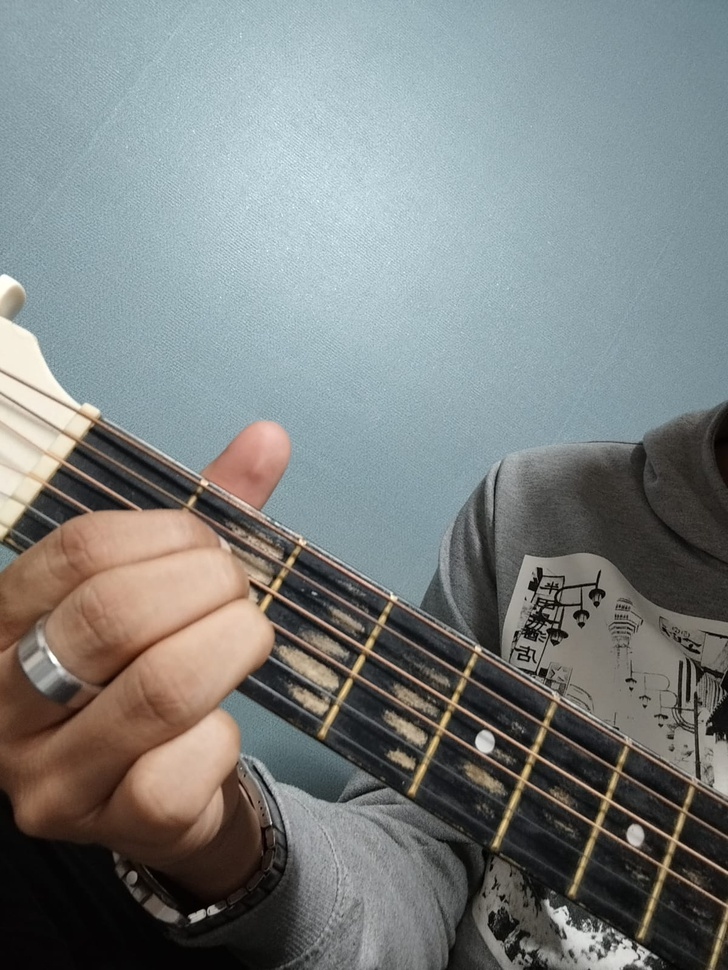
#> input picture ml-service/test_data/A_1.jpeg, 728 x 970 px, shrunk from 1200 x 1599 before the run
$ python -i fretboard_detection.py   (imports and definitions only)
#> lines starting #> are read from the running program, lines starting #| are printed output that depends on the picture; after the words box and inside, x2 and y2 are one past the last pixel; in counts of white or black regions, pixels touching at a corner belong together
#> further down, picture is the input picture: shape (970, 728, 3); mean B, G, R 127.7, 128.7, 124
import cv2
import numpy as np
from typing import List, Dict, Tuple, Optional, Any

class FretboardDetector:
    def __init__(self):
        # Default guitar neck calibration (relative coordinates)
        # In a real app, these boundaries are calibrated dynamically or set via a GUI overlay
        self.default_neck_bbox = {
            "top_left": (0.2, 0.4),
            "top_right": (0.8, 0.4),
            "bottom_left": (0.2, 0.7),
            "bottom_right": (0.8, 0.7)
        }

        # 6 Strings: Low E (6th) to High E (1st)
        self.num_strings = 6
        # 5 Frets tracked visually
        self.num_frets = 5

    @staticmethod
    def _clamp(value: float, lower: float = 0.0, upper: float = 1.0) -> float:
        return max(lower, min(upper, value))

    def detect_neck_lines(self, frame_bgr) -> List[Tuple[int, int, int, int]]:
        """
        Uses OpenCV Canny edge detection and Hough Lines to find lines
        representing the frets and strings of the guitar neck.
        """
        gray = cv2.cvtColor(frame_bgr, cv2.COLOR_BGR2GRAY)
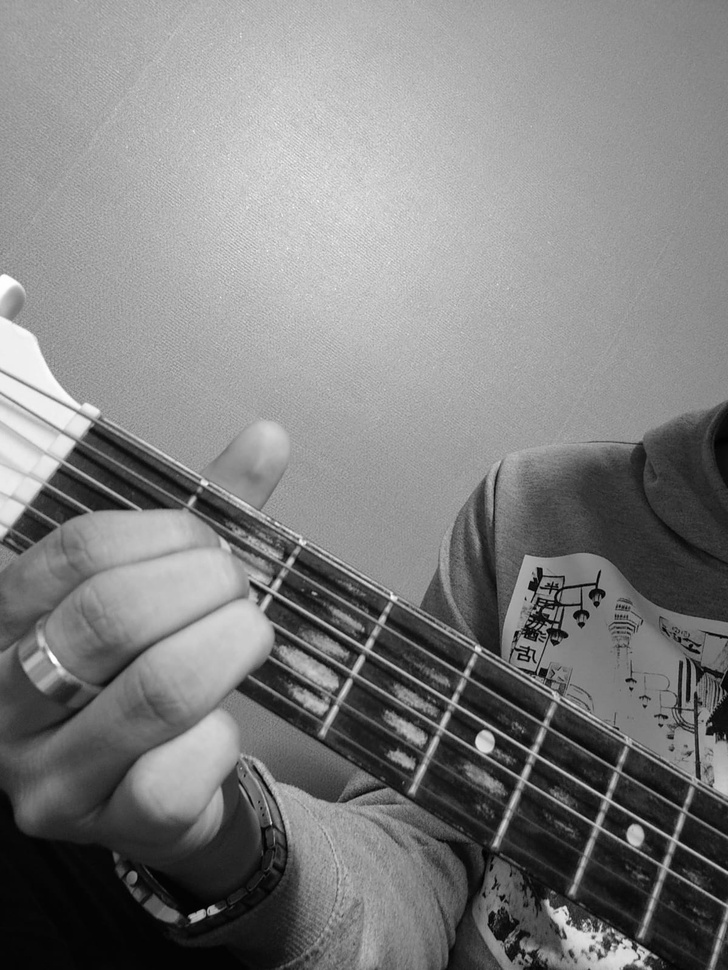
#> gray: shape (970, 728); min 0, max 255, mean 127.3
        # Apply Gaussian blur to reduce noise
        blurred = cv2.GaussianBlur(gray, (5, 5), 0)
        # Canny Edge Detection
        edges = cv2.Canny(blurred, 50, 150, apertureSize=3)
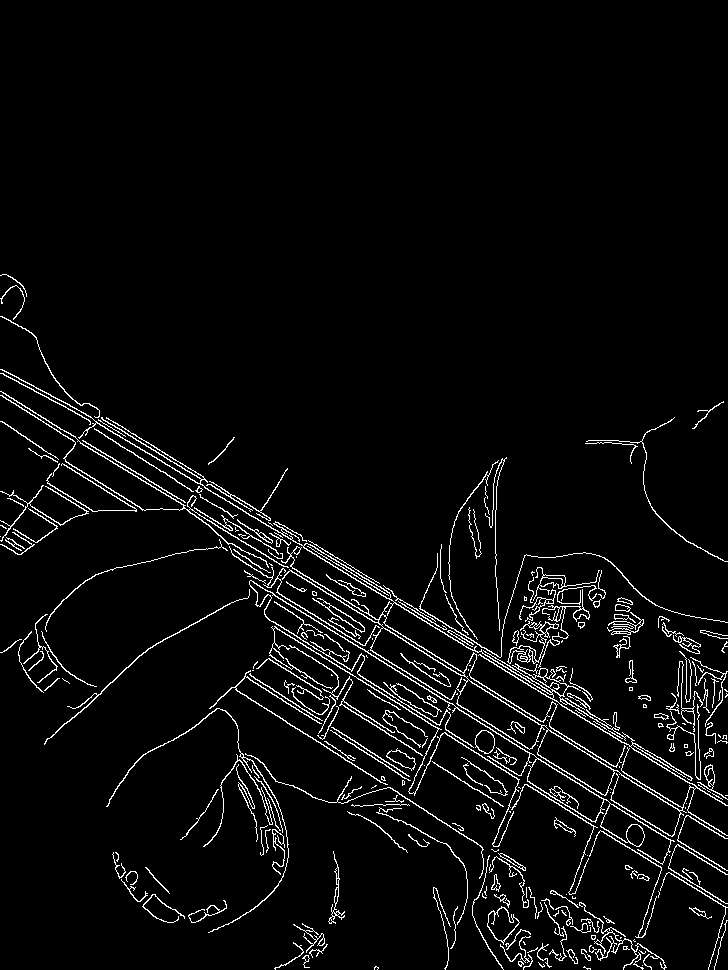
#> edges: shape (970, 728); 4.1% white in thin lines or dots, all inside (x1, y1, x2, y2) = (0, 274, 728, 970)

        # Hough Line Transform
        lines = cv2.HoughLinesP(
            edges,
            rho=1,
            theta=np.pi/180,
            threshold=100,
            minLineLength=100,
            maxLineGap=10
        )
#> lines = 47 rows, first 6: [300, 610, 684, 849], [95, 421, 413, 613], [265, 616, 723, 902], [527, 683, 687, 782], [474, 647, 653, 758], [97, 417, 417, 609]

        detected_lines = []
        if lines is not None:
            for line in lines:
                x1, y1, x2, y2 = line[0]
                detected_lines.append((int(x1), int(y1), int(x2), int(y2)))
#> this loop made 47 passes
#> (x1, y1, x2, y2) on passes 1 to 12: (300, 610, 684, 849), (95, 421, 413, 613), (265, 616, 723, 902), (527, 683, 687, 782), (474, 647, 653, 758), (97, 417, 417, 609), (301, 576, 637, 785), (358, 607, 686, 812), (274, 626, 692, 887), (304, 545, 464, 641), (244, 571, 601, 794), (294, 602, 694, 851)
#> after the loop, detected_lines = 47 items, first 6: (300, 610, 684, 849), (95, 421, 413, 613), (265, 616, 723, 902), (527, 683, 687, 782), (474, 647, 653, 758), (97, 417, 417, 609)

        return detected_lines

    # [280 lines left out: functions detect_neck_bbox, _resolve_neck_bbox, detect_fret_boundaries, map_finger_to_string_and_fret, analyze_hand_placement, not called in this run]

>>> import cv2
>>> picture = cv2.imread('../../test_data/A_1.jpeg')
>>> result = FretboardDetector().detect_neck_lines(picture)
#> result has the same summary as detected_lines in detect_neck_lines

$ run again, on ml-service/test_data/A_2.jpeg
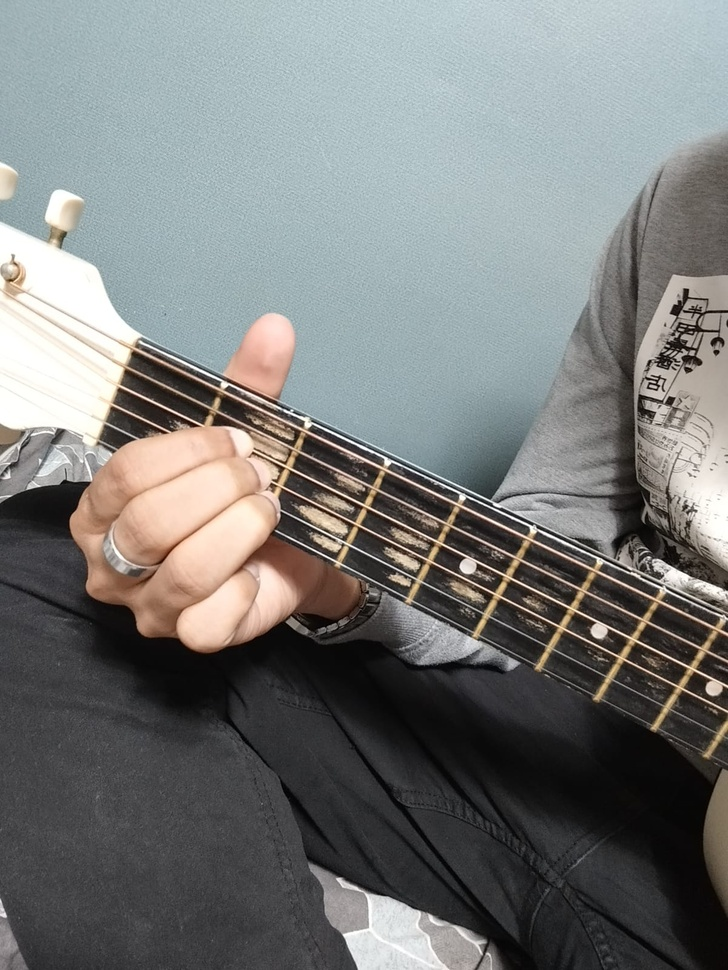
#> input picture ml-service/test_data/A_2.jpeg, 728 x 970 px, shrunk from 1200 x 1599 before the run
#> picture is the input picture: shape (970, 728, 3); mean B, G, R 121.9, 123.1, 121.3
#> in detect_neck_lines, `gray = cv2.cvtColor(frame_bgr, cv2.COLOR_BGR2GRAY)`:
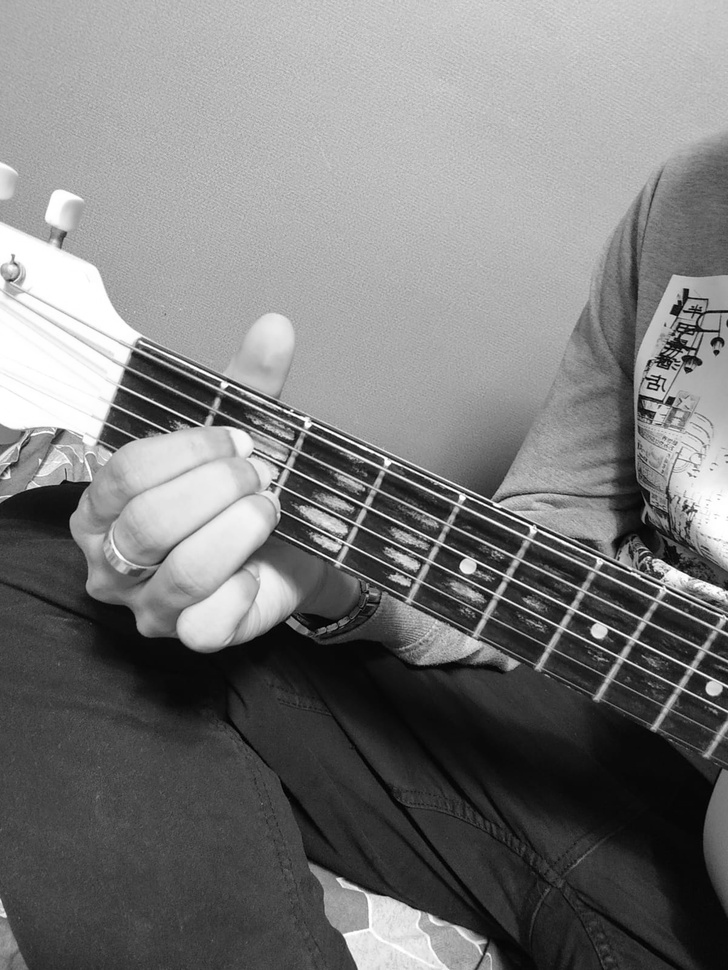
#> gray: shape (970, 728); min 0, max 255, mean 122.4
#> in detect_neck_lines, `edges = cv2.Canny(blurred, 50, 150, apertureSize=3)`:
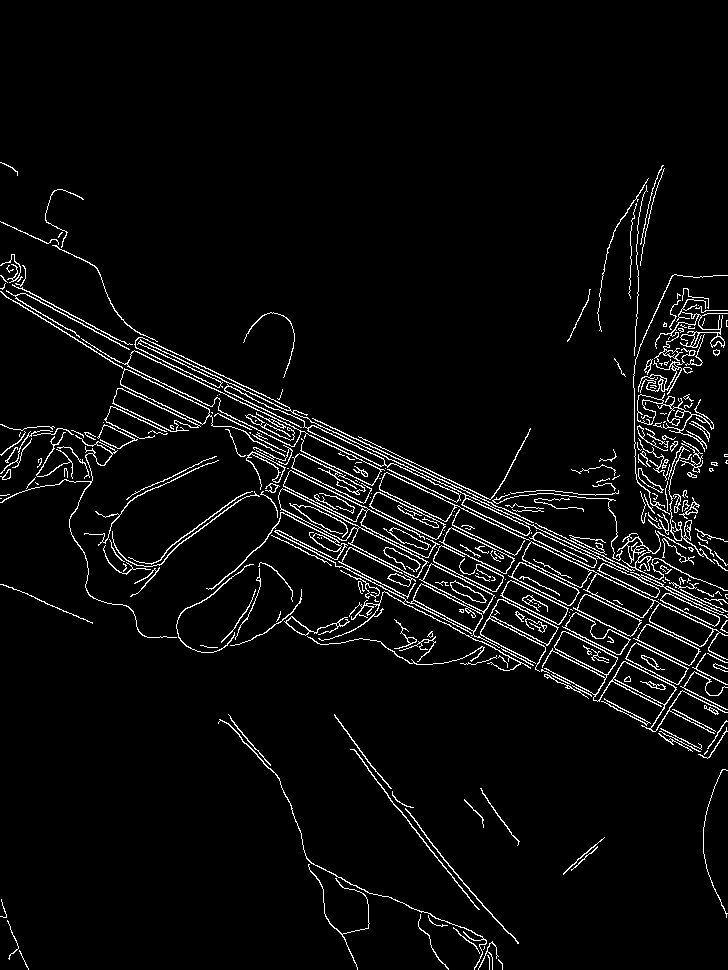
#> edges: shape (970, 728); 4.4% white in thin lines or dots, all inside (x1, y1, x2, y2) = (0, 162, 728, 970)
#> lines = 53 rows, first 6: [108, 356, 715, 653], [187, 363, 535, 526], [110, 361, 249, 429], [463, 602, 723, 735], [275, 484, 651, 675], [477, 612, 722, 737]
#> the loop in detect_neck_lines, `for line in lines:` made 53 passes
#> after the loop in detect_neck_lines, `for line in lines:`: detected_lines = 53 items, first 6: (108, 356, 715, 653), (187, 363, 535, 526), (110, 361, 249, 429), (463, 602, 723, 735), (275, 484, 651, 675), (477, 612, 722, 737)
#> result has the same summary as detected_lines in detect_neck_lines

$ run again, on ml-service/test_data/A_3.jpeg
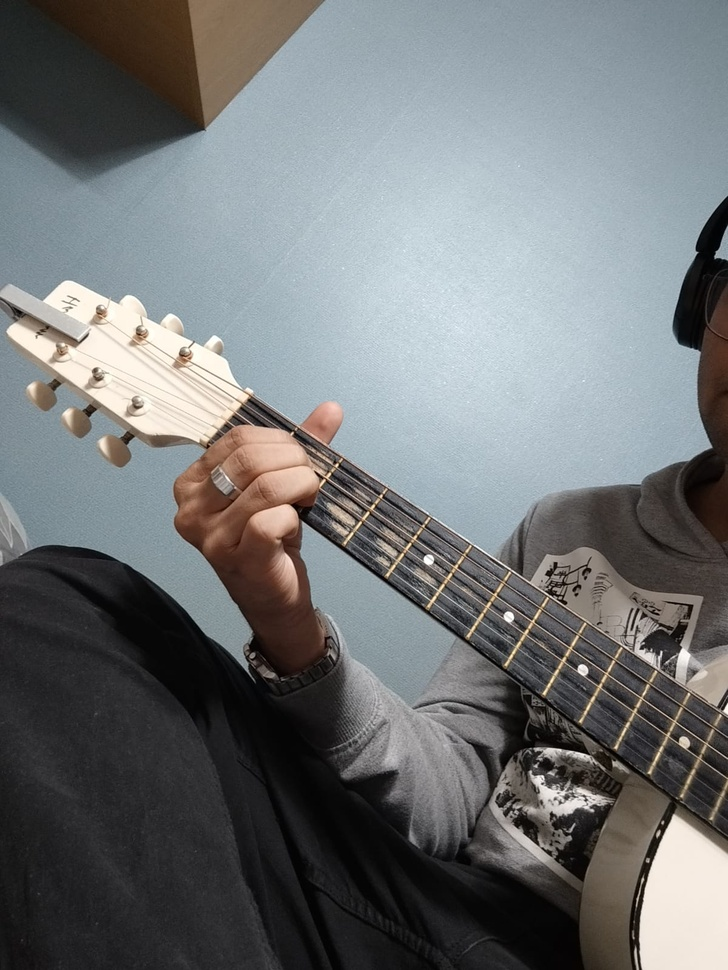
#> input picture ml-service/test_data/A_3.jpeg, 728 x 970 px, shrunk from 1200 x 1599 before the run
#> picture is the input picture: shape (970, 728, 3); mean B, G, R 118.2, 117, 114
#> in detect_neck_lines, `gray = cv2.cvtColor(frame_bgr, cv2.COLOR_BGR2GRAY)`:
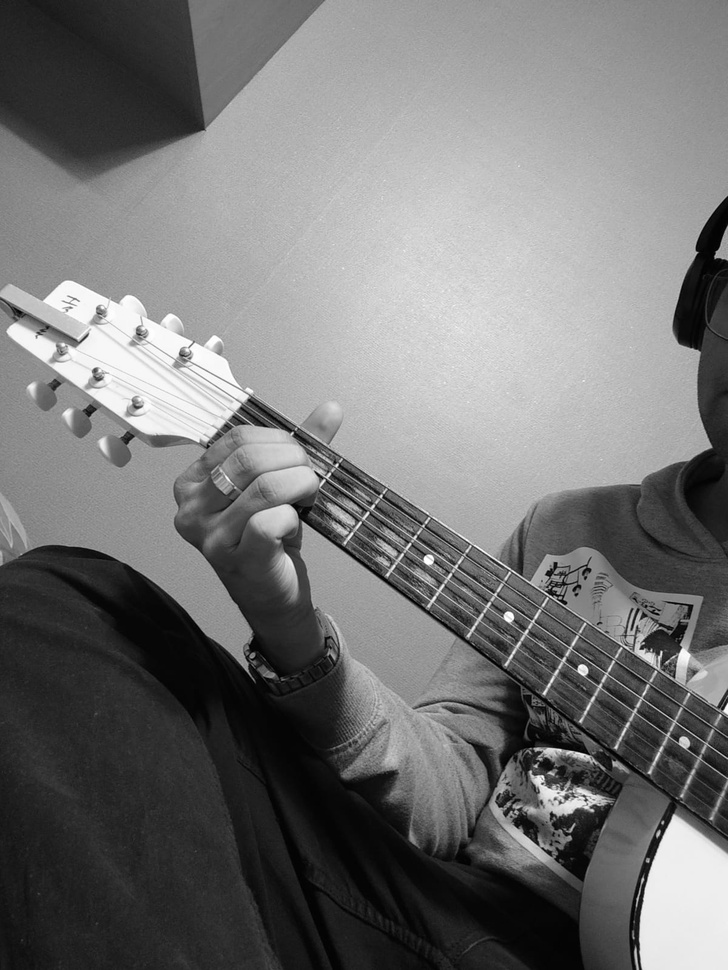
#> gray: shape (970, 728); min 0, max 255, mean 116.2
#> in detect_neck_lines, `edges = cv2.Canny(blurred, 50, 150, apertureSize=3)`:
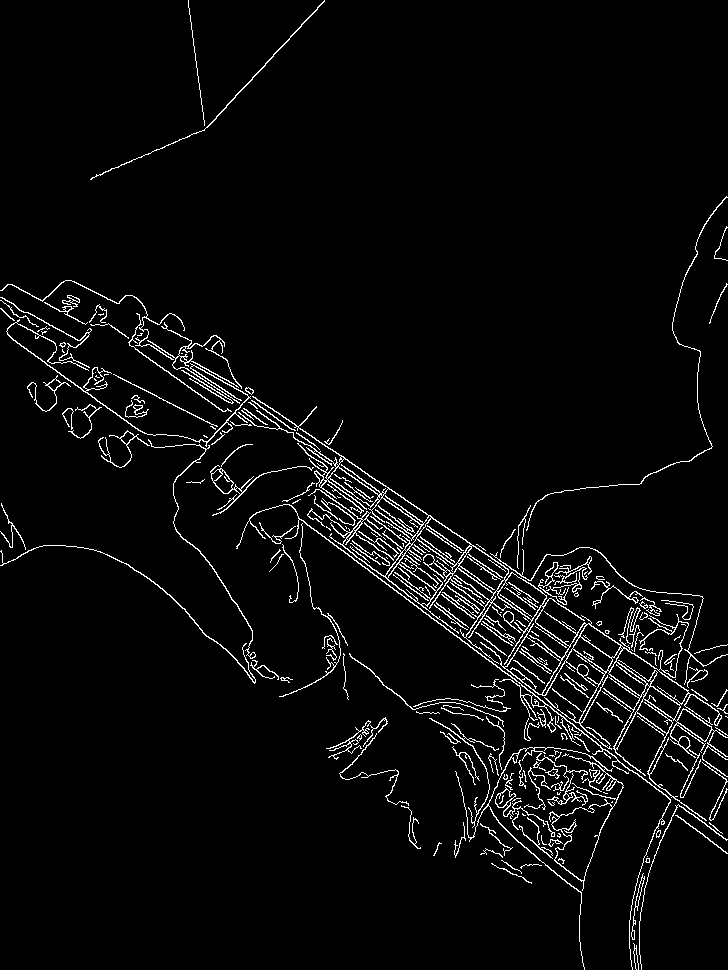
#> edges: shape (970, 728); 3.8% white in thin lines or dots
#> lines = 38 rows, first 6: [393, 523, 725, 756], [296, 426, 727, 717], [257, 410, 504, 583], [298, 518, 486, 659], [329, 536, 623, 757], [228, 380, 507, 568]
#> the loop in detect_neck_lines, `for line in lines:` made 38 passes
#> after the loop in detect_neck_lines, `for line in lines:`: detected_lines = 38 items, first 6: (393, 523, 725, 756), (296, 426, 727, 717), (257, 410, 504, 583), (298, 518, 486, 659), (329, 536, 623, 757), (228, 380, 507, 568)
#> result has the same summary as detected_lines in detect_neck_lines

$ run again, on ml-service/test_data/Am_1.jpeg
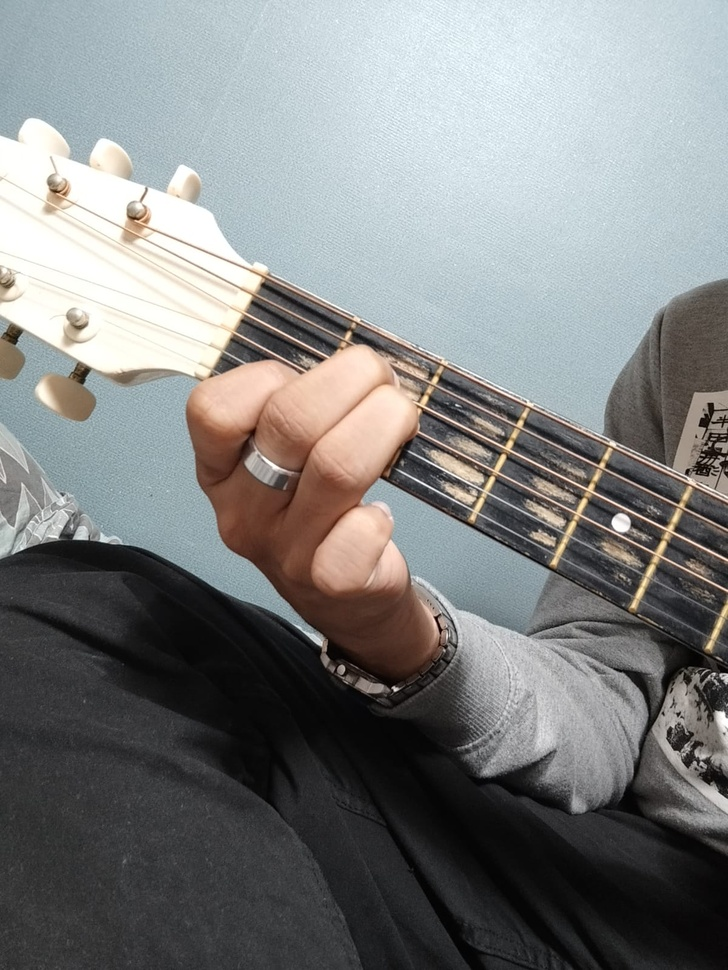
#> input picture ml-service/test_data/Am_1.jpeg, 728 x 970 px, shrunk from 1200 x 1599 before the run
#> picture is the input picture: shape (970, 728, 3); mean B, G, R 128.8, 129.3, 127.8
#> in detect_neck_lines, `gray = cv2.cvtColor(frame_bgr, cv2.COLOR_BGR2GRAY)`:
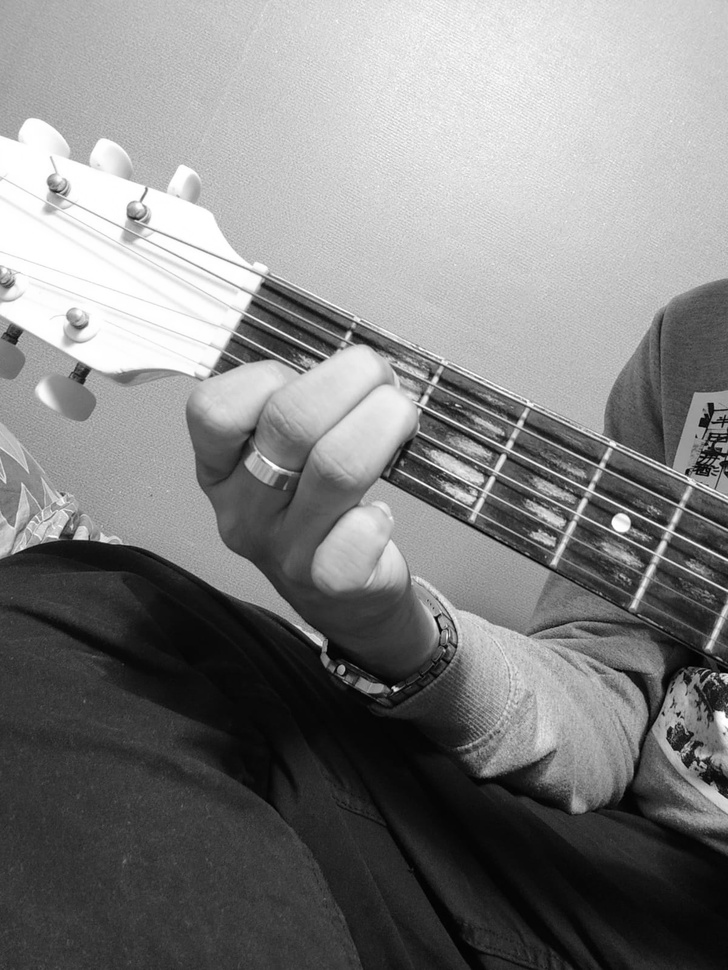
#> gray: shape (970, 728); min 0, max 255, mean 128.8
#> in detect_neck_lines, `edges = cv2.Canny(blurred, 50, 150, apertureSize=3)`:
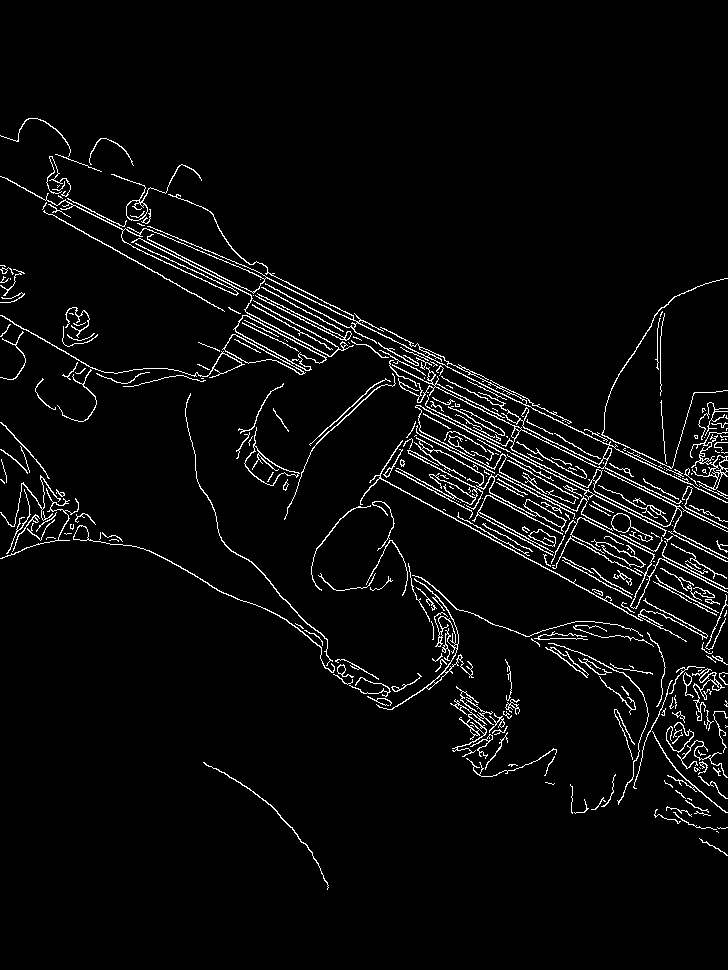
#> edges: shape (970, 728); 4% white in thin lines or dots, all inside (x1, y1, x2, y2) = (0, 118, 728, 890)
#> lines = 36 rows, first 6: [502, 393, 726, 502], [467, 403, 693, 514], [417, 405, 634, 515], [466, 399, 704, 516], [417, 401, 653, 521], [602, 435, 713, 487]
#> the loop in detect_neck_lines, `for line in lines:` made 36 passes
#> after the loop in detect_neck_lines, `for line in lines:`: detected_lines = 36 items, first 6: (502, 393, 726, 502), (467, 403, 693, 514), (417, 405, 634, 515), (466, 399, 704, 516), (417, 401, 653, 521), (602, 435, 713, 487)
#> result has the same summary as detected_lines in detect_neck_lines
